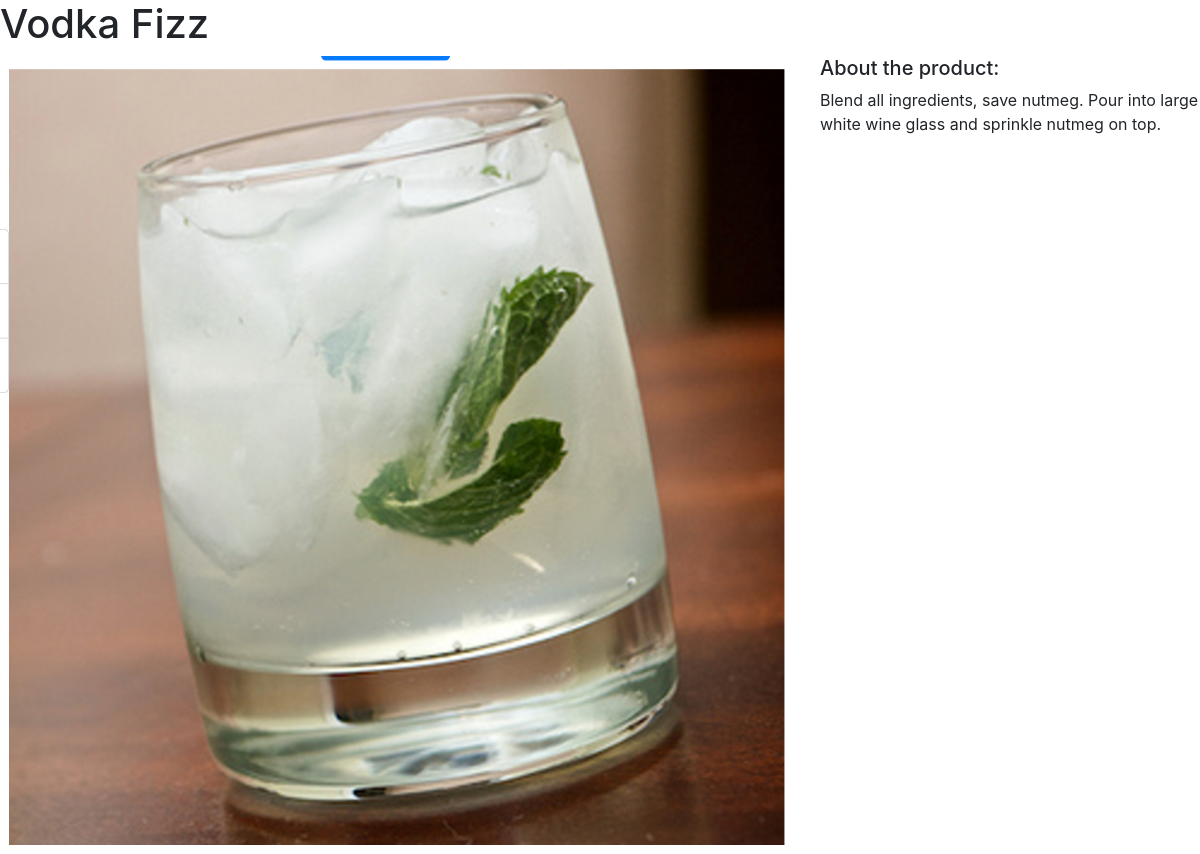
/products/4/, run on the app's committed database.
### products/models.py (models this page shows)
class Product(models.Model):
    title = models.CharField(max_length=100)
    description = models.TextField()
    image = models.FilePathField(path="/img")

### products/views.py (the view)
# urls.py: path("<int:pk>/", views.product_detail, name="product_detail"),
def product_detail(request, pk):
    product = Product.objects.get(pk=pk)
    context = {
        'product': product
    }
    return render(request, 'product_detail.html', context)

### products/templates/product_detail.html (shortened to what this page needs)
<!DOCTYPE html>
<html lang="en">
<head>
</head>
<body>
    {% extends "base.html" %}
    {% load static %}
    {% block page_content %}
    <h1>{{ product.title }}</h1>
    <div class="row">
        <div class="col-md-8">
            <img src="{% static product.image %}" alt="" width="100%">
        </div>
        <div class="col-md-4">
            <h5>About the product:</h5>
            <p>{{ product.description }}</p>
            <br>
        </div>
    </div>
    {% endblock %}

### data on the page
Product: title "Vodka Fizz", image (picture), description "Blend all ingredients, save nutmeg. Pour into large white wine glass and sprinkle nutmeg on top."
